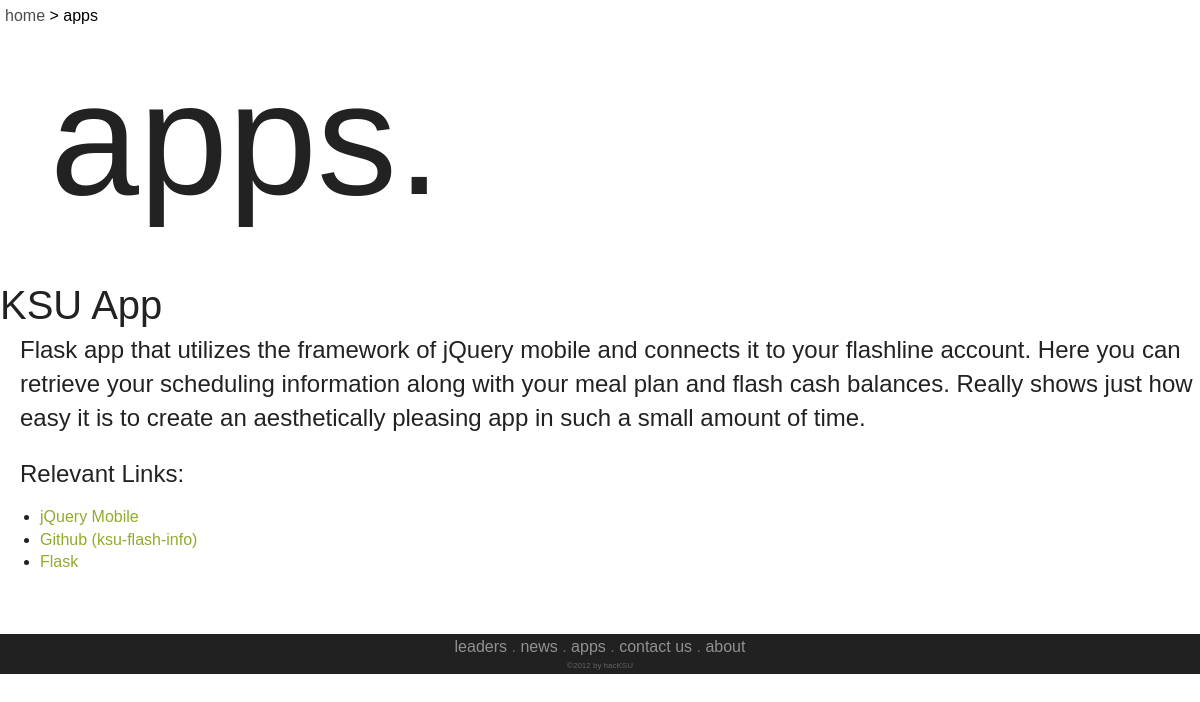
The app's page /apps/2/ with its own data.
### backend/models.py (models this page shows, shortened)
class Apps(models.Model):
    title = models.CharField(max_length=100)
    description = models.TextField(max_length=3000)
    links = models.ManyToManyField(AppsLink)
    class Meta:
        verbose_name = 'Apps'
        verbose_name_plural = 'Apps'

class AppsLink(models.Model):
    url = models.CharField(max_length=500)
    title = models.CharField(max_length=200)
    class Meta:
        verbose_name = 'Apps - Links'
        verbose_name_plural = 'Apps - Links'

### backend/views.py (the view)
# urls.py: url(r'^apps/(?P<app_id>\d+)/$', 'apps'),
def apps(request, app_id=None):
    if not app_id:
        apps = Apps.objects.all()
        return render_to_response('apps.html', {'apps': apps},
                                  RequestContext(request))
    else:
        app = Apps.objects.get(id=app_id)
        return render_to_response('apps_single.html', {'app': app},
                                  RequestContext(request))

### hacksu/templates/apps_single.html (shortened to what this page needs)
{% extends "base_content.html" %}
{% block breadcrumb %} <a href="/apps" class="current">apps</a>{% endblock %}
{% block content %}
<header>
	<h1 style="text-align:left;margin-left:50px;font-size:10em;">apps.</h1>
</header>
<div id="content_clean">
	<h2 id="post{{app.id}}">{{app.title}}</h2>
	<p>
		{{app.description}}
	</p>
	<br>
	{% if app.links %}
	<p>
		Relevant Links:
	</p>
	<ul>
		{% for link in app.links.all %}
		<li>
			<a class="normal" href="{{link.url}}">{{link.title}}</a>
		</li>
		{% endfor %}
	</ul>
	<br>
	<br>
	{% endif %}
</div>
{% endblock %}

### static/css/main.css (style rules this page uses)
html, button, input, select, textarea { color: #222; }
body { font-size: 1em; line-height: 1.4; height: 100%; min-height: 100%; }
h1, p, h2, a, span, li, div, h3 { font-family: Nexa_Light, Arial; font-weight: 100; font-style: normal; margin: 0; padding: 0; }
h1 { font-size: 3.5em; }
h2 { font-size: 2.5em; font-family: Nexa_Bold, Arial; }
#breadcrumb a { text-decoration: none; color: black; }
header { text-align: center; height: 250px; position: relative; display: block; }
a.normal { text-decoration: none; color: #8fac2a; }
#content_clean { margin: 0 70px 50px 70px; min-height: 100%; }
#content_clean p { font-size: 1.5em; margin-left: 20px; }

### static/css/leaders.css (style rules this page uses)
#content_clean { margin: 0; padding: 0; }

### records on screen
Apps: title "KSU App", description "Flask app that utilizes the framework of jQuery mobile and connects it to your flashline account. Here you can retrieve your scheduling information along with your meal plan and flash cash balances. Really shows just how easy it is to create an aesthetically pleasing app in such a small amount of time."
AppsLink: title "jQuery Mobile"
AppsLink: title "Github (ksu-flash-info)"
AppsLink: title "Flask"
